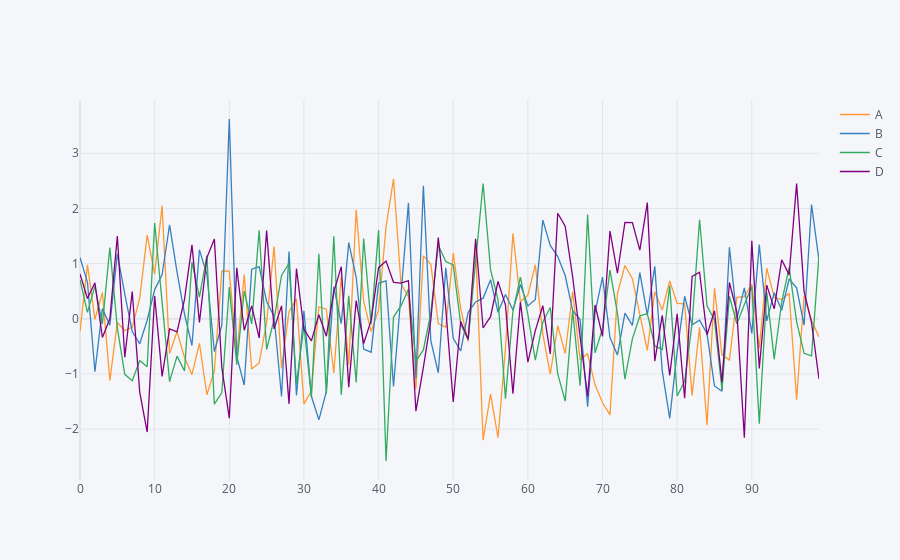

Notebook source saved alongside this figure:
### Markdown cell above
## Using Cufflinks and iplot()

* scatter
* bar
* box
* spread
* ratio
* heatmap
* surface
* histogram
* bubble

### Code cell
df.iplot()
